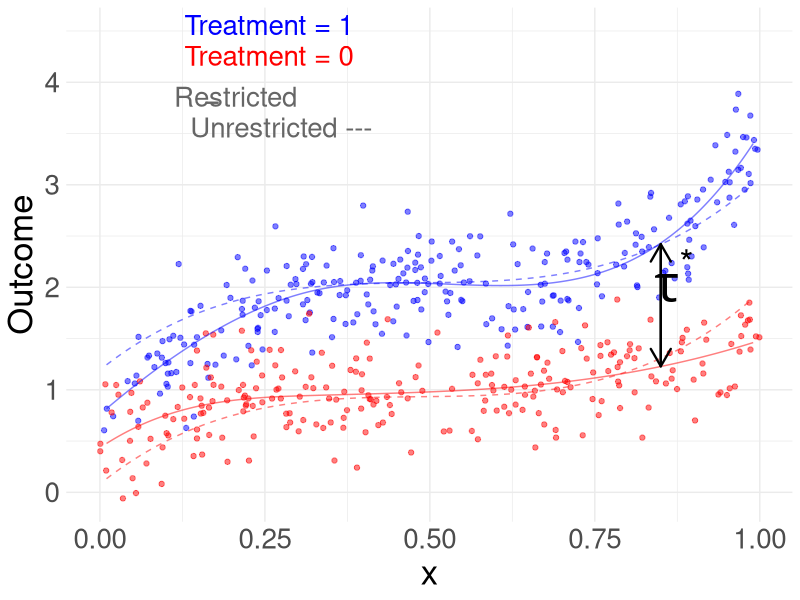

Recreate this plot in R.
set.seed(123)
library(splines)
library(ggplot2)

# Define the number of observations
n <- 500

# Generate random values for x1 and x2 from a normal distribution
x <- runif(n)


# Generate treatment variable A
A <- rbinom(n, size = 1, prob = 0.5)

# Define the coefficients
beta0 <- 1
beta1 <- 5
beta2 <- 1
beta3 <- 5.5


# Generate random error terms
epsilon <- rnorm(n, mean = 0, sd = 0.3)

Y <- beta0 + beta1 * (x-0.5)^3 + beta2 * A + beta3 * A * (x-0.5)^3 + A*(x > 0.5)*(x - 0.5)^3 + epsilon


DATA_full <- data.frame('Y' = Y, 'x' = x, 'A' = A, 'x.t' = A *x)
DATA_reduced <- data.frame('Y' = Y, 'x' = x, 'A' = A)

bs_fit <- lm(Y ~ bs(x, df=5) + A*bs(x, df=5), data=DATA_full)
test_points <- data.frame(x=rep(seq(0.01, 0.99, length.out=500), 2), A=rep(c(0, 1), each=500))
test_points$fitted_vals <- predict(bs_fit, newdata=test_points)


tau <- mean(Y[A == 1]) - mean(Y[A == 0])
tau.range <- seq(-4*tau, 4*tau, length.out = 20)

mse <- rep(NA, length(tau.range))
for(k in 1:length(tau.range)) {
  tau.tmp <- tau.range[k]
  data.reduced <- data.frame('Y' = Y - tau.tmp*A, 'x' = x)
  lm_tmp <- lm(Y ~ bs(x), data = data.reduced)
  ghat <- lm_tmp$fitted.values + tau.tmp*A
  mse[k] <- mean((Y - ghat)^2)
}
tau.star <- tau.range[which.min(mse)]

data.reduced <- data.frame('Y' = Y - tau.star*A, 'x' = x)
lm_star <- lm(Y ~ bs(x), data = data.reduced)

test_points_reduced0 <- test_points_reduced1 <- data.frame(x=rep(seq(0.01, 0.99, length.out=500), 2))
test_points_reduced0$fitted_vals <- predict(lm_star, newdata=test_points)
test_points_reduced1$fitted_vals <- test_points_reduced0$fitted_vals + tau.star

df_trt1 <- subset(DATA_full, A==1)
df_trt0 <- subset(DATA_full, A==0)
fit_trt1 <- subset(test_points, A==1)
fit_trt0 <- subset(test_points, A==0)


ggplot() + 
  geom_point(data = df_trt1, aes(x = x, y = Y), color = "blue", alpha = 0.5) +
  geom_point(data = df_trt0, aes(x = x, y = Y), color = "red", alpha = 0.5) +
  geom_line(data = fit_trt1, aes(x = x, y = fitted_vals), color = "blue", alpha = 0.5) +
  geom_line(data = fit_trt0, aes(x = x, y = fitted_vals), color = "red", alpha = 0.5) +
  geom_line(data = test_points_reduced1, aes(x = x, y = fitted_vals), color = "blue", alpha = 0.5, linetype = 2) +
  geom_line(data = test_points_reduced0, aes(x = x, y = fitted_vals), color = "red", alpha = 0.5, linetype = 2) +
  geom_text(data = data.frame(x = 0.0, Y = 4.5), aes(x = x, y = Y, label = "Treatment = 1"), hjust = -0.5, vjust = 0.2, color = "blue", size = 7) +
  geom_text(data = data.frame(x = 0.0, Y = 4.2), aes(x = x, y = Y, label = "Treatment = 0"), hjust = -0.5, vjust = 0.2, color = "red", size = 7) +
  geom_text(data = data.frame(x = 0.019, Y = 3.8), aes(x = x, y = Y, label = "Restricted"), hjust = -0.5, vjust = 0.2, color = "gray40", size = 7) +
  geom_text(data = data.frame(x = -0.001, Y = 3.5), aes(x = x, y = Y, label = "Unrestricted ---"), hjust = -0.5, vjust = 0.2, color = "gray40", size = 7) +
  annotate("segment", x = 0.16, xend = 0.18, y = 3.8, yend = 3.8, color = "gray40", size = 0.8) +
  labs(y = "Outcome", x = "x", color = "Treatment") +
  scale_color_manual(values = c("blue", "red"), labels = c("Treatment = 1", "Trt = 0")) +
  theme_minimal() +
  theme(axis.text.x = element_text(size = 20), 
        axis.text.y = element_text(size = 20),
        axis.title = element_text(size = 25)) +
  geom_segment(aes(x = 0.85, xend = 0.85, y = 1.23, yend = 2.42), 
               arrow = arrow(type = "open", length = unit(0.2, "inches")), 
               color = "black", lineend = "round", size = 0.8) +
  geom_segment(aes(x = 0.85, xend = 0.85, y = 2.42, yend = 1.23), 
               arrow = arrow(type = "open", length = unit(0.2, "inches")), 
               color = "black", lineend = "round", size = 0.8) +
  annotate("text", x = 0.87, y = 1.6, label = expression(tau^'*'), color = "black", size = 13, hjust = 0.5, vjust = -0.5)
